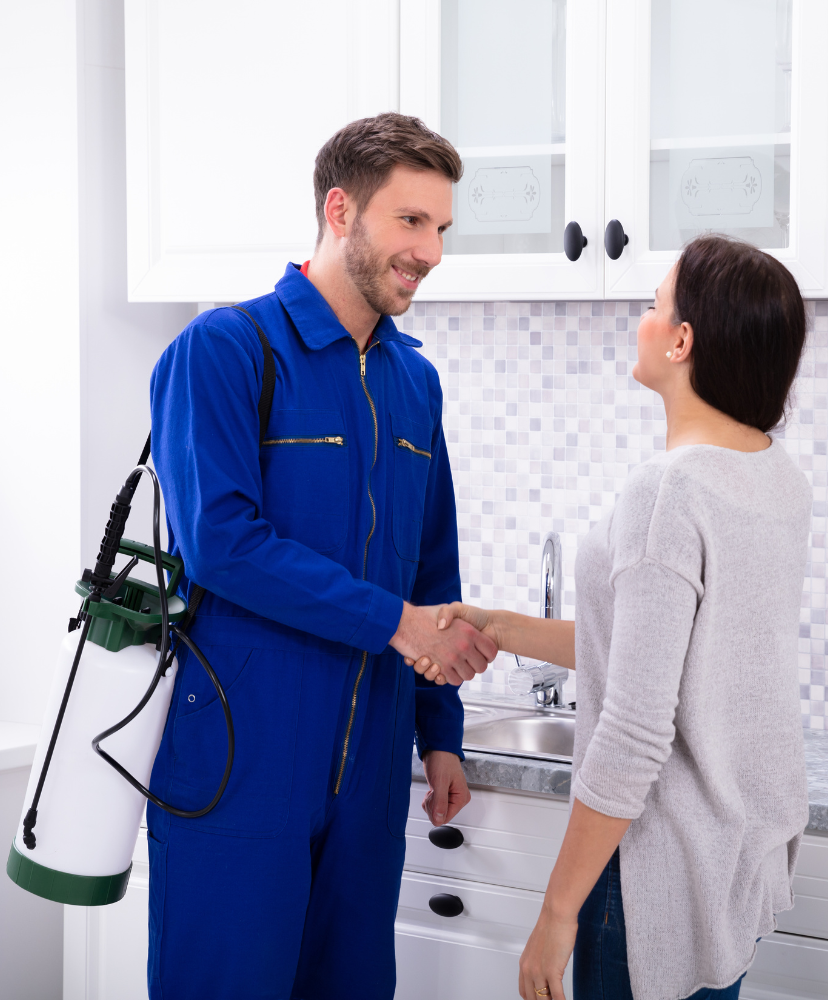
#> input picture Pest control 01.png, 828 x 1000 px, found by its file name
$ python color_change.py
#> lines starting #> are read from the running program, lines starting #| are printed output that depends on the picture; after the words box and inside, x2 and y2 are one past the last pixel; in counts of white or black regions, pixels touching at a corner belong together
import cv2
import numpy as np
# import os

# Load image
image_path = "/Users/ddsyasas/Downloads/Pest control 01.png"
image = cv2.imread(image_path)
#> image is the input picture: shape (1000, 828, 3); mean B, G, R 180.9, 159.2, 158.3

if image is None:
    print("Error: Image not found. Check the file path!")
    exit()

# Convert BGR to HSV
hsv = cv2.cvtColor(image, cv2.COLOR_BGR2HSV)
#> hsv: shape (1000, 828, 3); mean H, S, V 112.2, 72.8, 185.6

# Define blue color range in HSV
lower_blue = np.array([90, 30, 30])  # Lower bound of blue shades (more inclusive)
upper_blue = np.array([140, 255, 255])  # Upper bound of blue shades

# Create mask for blue color
blue_mask = cv2.inRange(hsv, lower_blue, upper_blue)
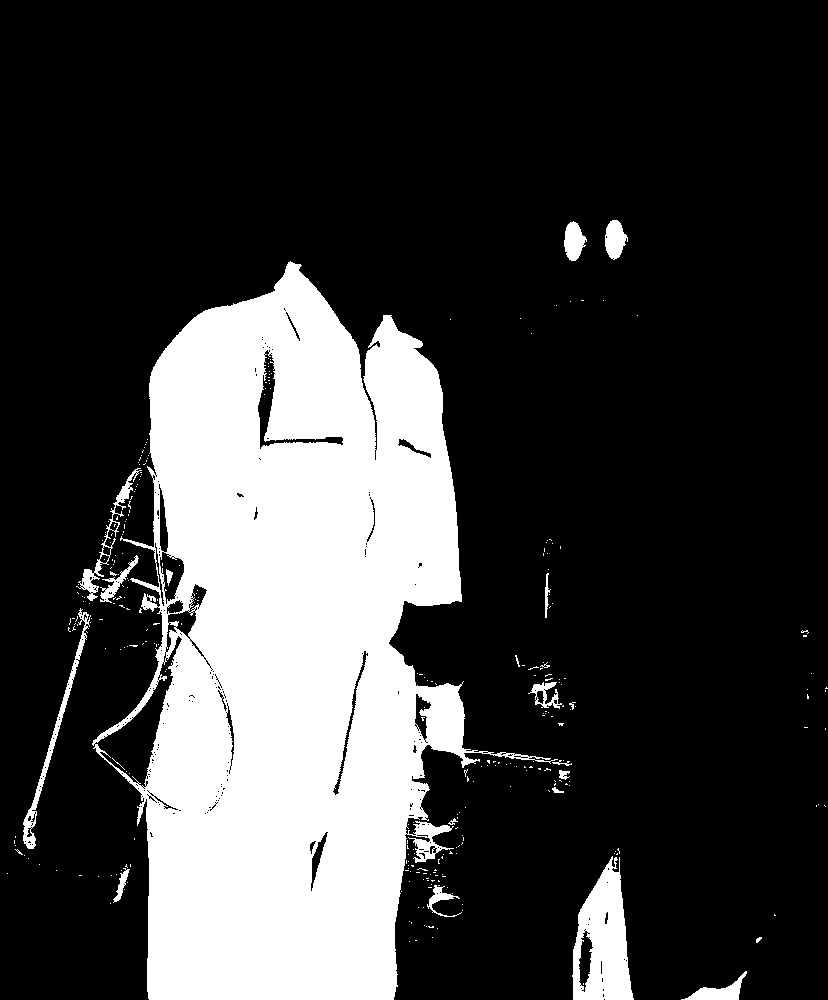
#> blue_mask: shape (1000, 828); 23.9% white; 313 white regions (292 under 20 px), largest, box (x1, y1, x2, y2) and area: (92, 261, 558, 1000) 185825, (572, 856, 634, 1000) 5515, (23, 608, 91, 849) 1357

# Create a copy of the original image for modification
result = image.copy()

# Get the pixels where blue is detected
blue_pixels = cv2.bitwise_and(hsv, hsv, mask=blue_mask)
#> blue_pixels: shape (1000, 828, 3); mean H, S, V 27.1, 56, 25.7

# Convert target brown color from hex (#653900) to HSV
# Brown in HSV has a hue around 20-30
target_brown_hsv = np.array([20, 150, 101])  # HSV values for brown

# For each pixel in the blue mask
for i in range(image.shape[0]):
    for j in range(image.shape[1]):
        if blue_mask[i, j] > 0:
            # Get the original pixel's HSV values
            original_hsv = hsv[i, j]

            # Keep the original value (brightness), but change hue and adjust saturation
            new_hsv = np.array([
                target_brown_hsv[0],  # New hue (brown)
                min(original_hsv[1] * 1.2, 255),  # Adjust saturation while keeping proportion
                original_hsv[2]  # Keep original brightness
            ])

            hsv[i, j] = new_hsv
#> hsv: shape (1000, 828, 3); mean H, S, V 89.9, 74.1, 185.6

# Convert back to BGR
result = cv2.cvtColor(hsv, cv2.COLOR_HSV2BGR)
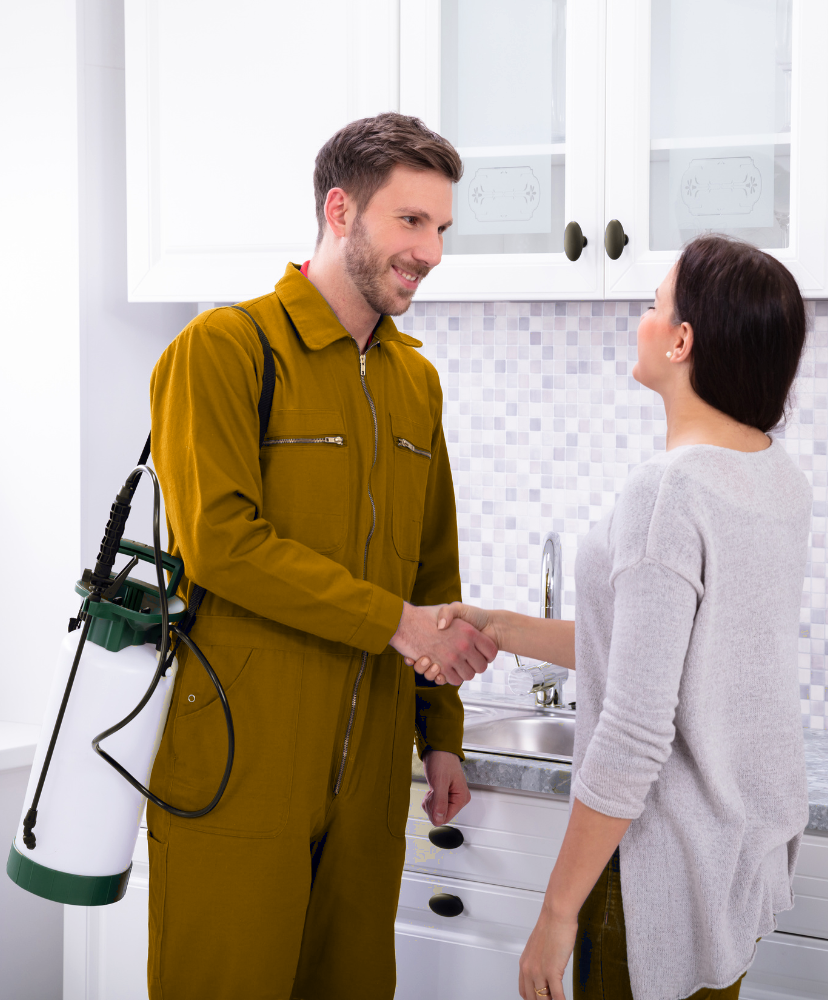
#> result: shape (1000, 828, 3); mean B, G, R 156.6, 168.5, 181.7

# Save output image
output_path = "/Users/ddsyasas/Downloads/output.jpg"
success = cv2.imwrite(output_path, result)

if success:
    print(f"✅ Image saved successfully at {output_path}")
else:
    print("❌ Failed to save image. Check file permissions.")
